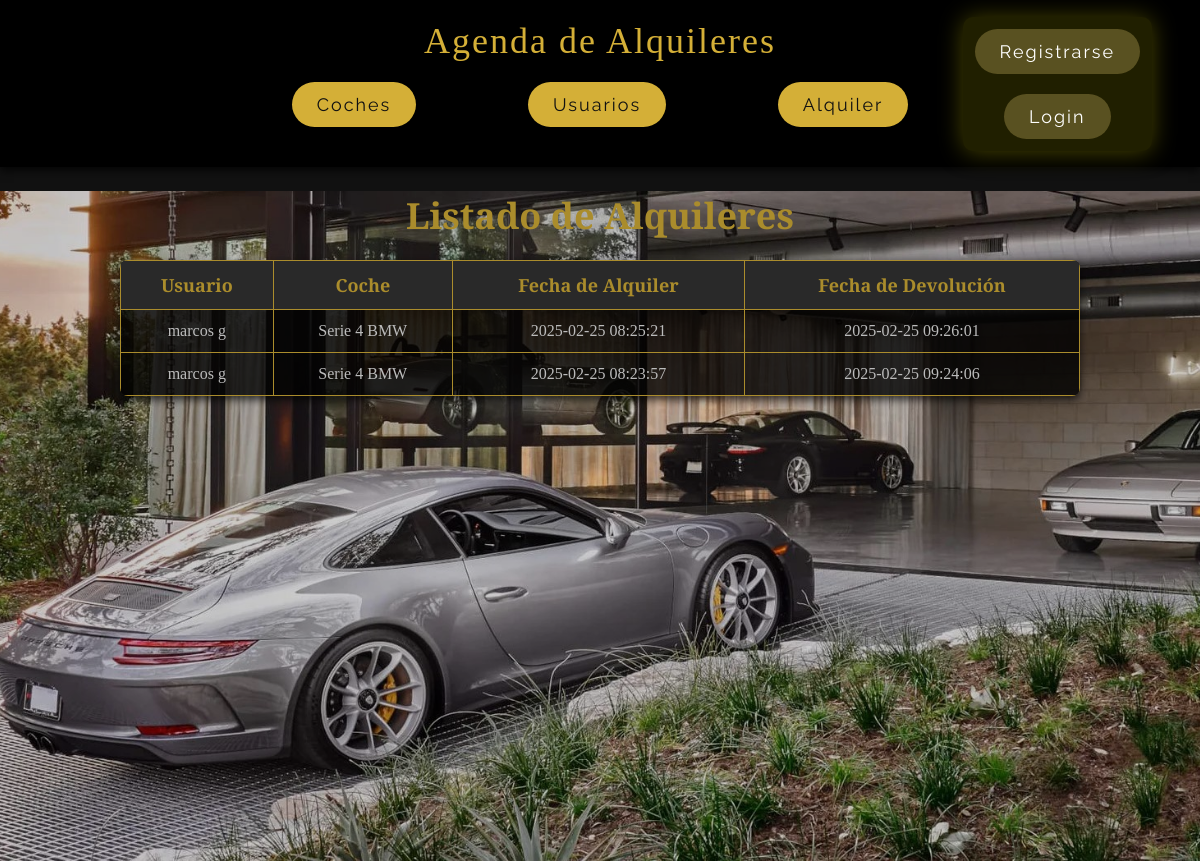
/Concesionario_PHP/listar_alquileres.php, run on the app's committed database.
### tables this page shows
CREATE TABLE `alquileres` (
  `id_alquiler` int(10) UNSIGNED NOT NULL,
  `id_usuario` int(10) UNSIGNED NOT NULL,
  `id_coche` int(10) UNSIGNED NOT NULL,
  `prestado` datetime NOT NULL,
  `devuelto` datetime DEFAULT NULL
);

CREATE TABLE `usuarios` (
  `id_usuario` int(10) UNSIGNED NOT NULL,
  `password` varchar(100) NOT NULL,
  `nombre` varchar(50) NOT NULL,
  `apellidos` varchar(50) NOT NULL,
  `dni` varchar(9) NOT NULL,
  `saldo` decimal(10,2) NOT NULL DEFAULT '0.00',
  `tipo_usuario` varchar(20) NOT NULL
);

CREATE TABLE `coches` (
  `id_coche` int(10) UNSIGNED NOT NULL,
  `modelo` varchar(50) NOT NULL,
  `marca` varchar(50) NOT NULL,
  `color` varchar(50) DEFAULT NULL,
  `precio` decimal(10,2) NOT NULL,
  `alquilado` tinyint(1) NOT NULL DEFAULT '0',
  `foto` varchar(300) DEFAULT NULL,
  `id_usuario` int(11) DEFAULT NULL,
  `id_vendedor` int(11) DEFAULT NULL
);

### Concesionario_PHP/listar_alquileres.php (the view, shortened to what this page needs)
<?php
if (!isset($_SESSION['loggedin']) || $_SESSION['loggedin'] !== true) {
    $loggedIn = false;
} else {
    $loggedIn = true;
    $nombre = $_SESSION['nombre'];
    $apellidos = $_SESSION['apellidos'];
    $saldo = $_SESSION['saldo'];
    $tipo_usuario = $_SESSION['tipo_usuario'];
}
?>
<!DOCTYPE html>
<html lang="es">
<head>
<link rel="stylesheet" href="listar.css">
</head>
<body>
<div class="clase1">Agenda de Alquileres
<div class="clase2">
<div class="clase3">Coches
</div>
<div class="clase3">Usuarios
</div>
<div class="clase3">Alquiler</div></div>
<div class="claseR">
<?php if ($loggedIn): ?>
    <div class="clase3">Hola, <?php echo $nombre; ?> <?php echo $apellidos; ?></div>
    <form method="post">
        <button class="clase3" name="logout" type="submit">Log Out</button>
    </form>
<?php else: ?>
    <div class="clase3"><a href="registro.php">Registrarse</a></div>
    <div class="clase3"><a href="login.php">Login</a></div>
<?php endif; ?>
</div>
</div>
<div class="clase4">
<?php
$conn = mysqli_connect("localhost", "root", "rootroot", "concesionario");
$sql = "SELECT alquileres.id_alquiler, alquileres.id_usuario, alquileres.id_coche, alquileres.prestado, alquileres.devuelto, coches.modelo, coches.marca
        FROM alquileres
        JOIN coches ON alquileres.id_coche = coches.id_coche
        ORDER BY alquileres.prestado DESC";
$result = mysqli_query($conn, $sql);
if (mysqli_num_rows($result) > 0) {
    echo "<h1>Listado de Alquileres</h1>";
    echo "<table>";
    echo "<tr>
            <th>Usuario</th>
            <th>Coche</th>
            <th>Fecha de Alquiler</th>
            <th>Fecha de Devolución</th>
          </tr>";
    while ($row = mysqli_fetch_assoc($result)) {
        $usuario_id = $row['id_usuario'];
        $coche_id = $row['id_coche'];
        $sql_usuario = "SELECT nombre, apellidos FROM usuarios WHERE id_usuario = '$usuario_id'";
        $result_usuario = mysqli_query($conn, $sql_usuario);
        $usuario = mysqli_fetch_assoc($result_usuario);
        $sql_coche = "SELECT modelo, marca FROM coches WHERE id_coche = '$coche_id'";
        $result_coche = mysqli_query($conn, $sql_coche);
        $coche = mysqli_fetch_assoc($result_coche);
        echo "<tr>";
        echo "<td>" . htmlspecialchars($usuario['nombre']) . " " . htmlspecialchars($usuario['apellidos']) . "</td>";
        echo "<td>" . htmlspecialchars($coche['modelo']) . " " . htmlspecialchars($coche['marca']) . "</td>";
        echo "<td>" . htmlspecialchars($row['prestado']) . "</td>";
        echo "<td>" . ($row['devuelto'] ? htmlspecialchars($row['devuelto']) : 'No devuelto') . "</td>";
        echo "</tr>";
    }
    echo "</table>";
} else {
    echo "<p>No hay alquileres registrados.</p>";
}
?>
</div>
</body>
</html>

### Concesionario_PHP/listar.css (style rules this page uses)
body { margin: 0; font-family: 'Libre Baskerville', serif; background-color: #111; color: #eaeaea; }
.clase1 { background-color: #000; color: #d4af37; padding: 20px 0; font-size: 36px; text-align: center; box-shadow: 0 4px 8px rgba(0, 0, 0, 0.7); position: sticky; top: 0; z-index: 1000; letter-spacing: 2px; }
.clase2 { display: flex; justify-content: space-evenly; margin: 20px 0; padding: 0 15%; }
.clase3 { border: none;padding: 12px 25px; text-decoration: none; color: #111; background-color: #d4af37; border-radius: 30px; font-size: 18px; font-family: 'Raleway', sans-serif; position: relative; transition: transform 0.3s ease, box-shadow 0.3s ease; }
.clase4 { height: 670px; width: 100%; background-image: url('ee21.jpg'); background-size: cover; background-position: center; filter: brightness(80%); }
.claseR { position: absolute; top: 50%; padding: 1%; right: 4%; transform: translateY(-50%); display: flex; flex-direction: column; background-color: #201f00; box-shadow: 0 1px 25px rgba(144, 137, 0, 0.5); border-radius: 10px; gap: 20px; align-items: center; }
.claseR .clase3 { padding: 12px 25px; text-decoration: none; color: #fff; background-color: #595121; border-radius: 30px; font-size: 18px; font-family: 'Raleway', sans-serif; position: relative; transition: transform 0.3s ease, box-shadow 0.3s ease, background-color 0.3s ease, color 0.3s ease; }
.claseR .clase3 a { color: #fff; text-decoration: none; }
table { width: 80%; margin-left:10%; border-collapse: collapse; background-color: rgba(0, 0, 0, 0.8); border-radius: 8px; overflow: hidden; box-shadow: 0 4px 8px rgba(0, 0, 0, 0.7); }
th, td { padding: 12px; text-align: center; border: 1px solid #d4af37; }
th { background-color: #333; color: #d4af37; font-size: 18px; }
h1 { text-align: center; color: #d4af37; font-size: 36px; margin-bottom: 20px; }

### data on the page
alquileres: id_usuario.nombre "marcos", id_usuario.apellidos "g", id_coche.modelo "Serie 4", id_coche.marca "BMW", prestado "2025-02-25 08:25:21", devuelto "2025-02-25 09:26:01"
alquileres: id_usuario.nombre "marcos", id_usuario.apellidos "g", id_coche.modelo "Serie 4", id_coche.marca "BMW", prestado "2025-02-25 08:23:57", devuelto "2025-02-25 09:24:06"
